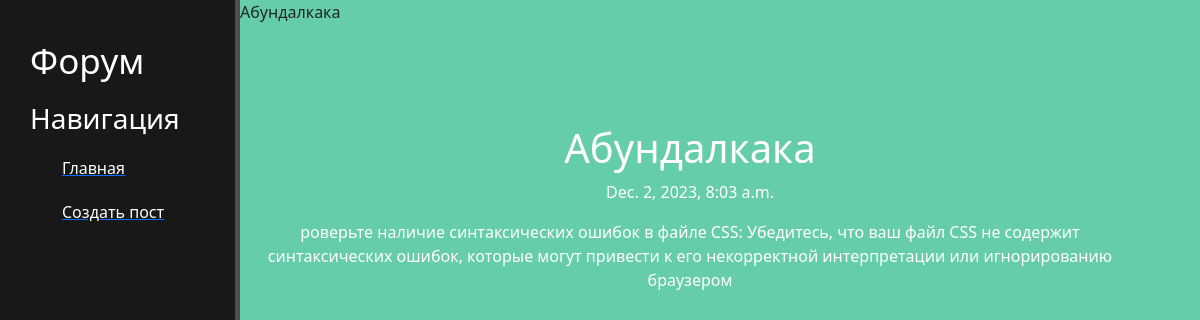
The page /news/2 on the database its author committed.
### news/models.py (models this page shows, shortened)
class Articles(models.Model):
	title = models.CharField('Название статьи', max_length = 50)
	text = models.CharField('Текст статьи', max_length = 5000)
	date = models.DateTimeField('Дата публикации')
	class Meta:
		verbose_name = 'Новость'
		verbose_name_plural = 'Новости'

### news/views.py (the view)
# urls.py: path('<int:pk>', views.NewsDetail.as_view(), name ='news_detail')
class NewsDetail(DetailView):
	model = Articles
	template_name = 'website/details_view.html'
	context_object_name = 'article'

### website/templates/website/details_view.html (shortened to what this page needs)
{% extends 'website/layout.html' %}
{% block content %}
	<div class = "aboutе">
		<h1>{{ article.title }}</h1>
		<p>{{ article.date }}</p>
		<p>{{ article.text }}</p>
	</div>
{% endblock %}

### website/static/website/css/website.css (style rules this page uses)
body { background: #66cdaa; }
main .aboutе { float: left; color: #fff; margin-top: 100px; text-align: center; width: 75%; }

### rows shown on the page
Articles: title "Абундалкака", date "Dec. 2, 2023, 8:03 a.m.", text "роверьте наличие синтаксических ошибок в файле CSS: Убедитесь, что ваш файл CSS не содержит синтаксических ошибок, которые могут привести к его некорректной интерпретации или игнорированию браузером"
